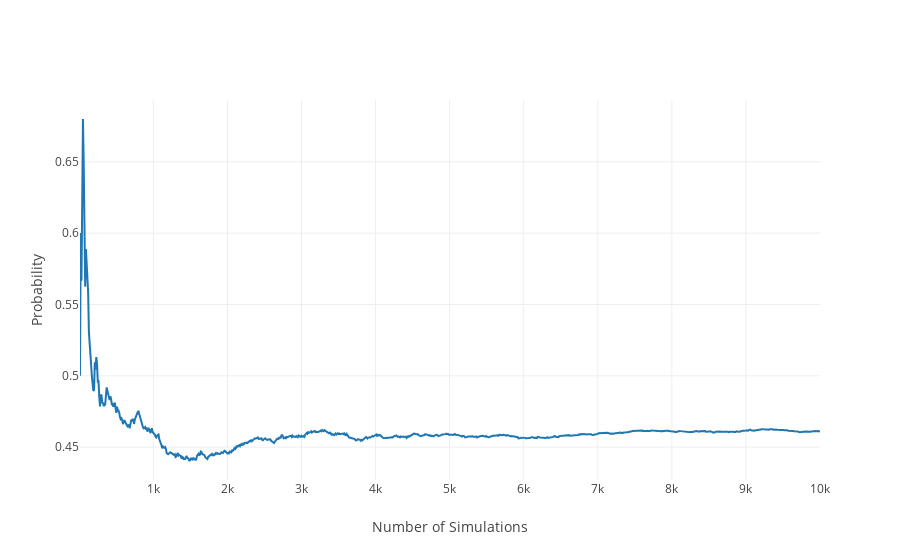

The cell this chart's notebook holds for it:
### Markdown cell above
# Question 1 

Twins. About 30% of human twins are identical, and the rest are fraternal. Identical twins are necessarily the same sex – half are males and the other half are females. One-quarter of fraternal twins are both male, one-quarter both female, and one-half are mixes: one male, one female. You have just become a parent of twins and are told they are both girls. Given this information, what is the probability that they are identical? 

# Answer 
<img src="https://github.com/ysvrbnwl/ysvrbnwl.github.io/blob/master/twins.jpg?raw=true" />
```bash
P(identical) = 0.30
    ├── P(males|identical) = 0.50
    ├── P(females|identical) = 0.50
    ├── P(mixes|identical) = 0
    
P(identical) = 0.70
    ├── P(males|identical) = 0.25
    ├── P(females|identical) = 0.25
    ├── P(mixes|identical) = 0.50
```   
```
P(identical|females) = P(identical & females) / P(females)
P(identical|females) = P(identical & females) / (P(identical & females) + P(fraternal & females))
P(identical|females) = (0.30 * 0.50) / (0.30 * 0.50 + 0.70 * 0.25)
P(identical|females) = 0.15 / 0.325 = 0.461
```
### Simulation

### Code cell
prob_twins = [0.30, 0.70] # [identical, fraternal]
prob_identical = [0.50, 0.50] # [males, females]
prob_fraternal = [0.25, 0.25, 0.50] # [males, females, mixes]

identical_females = 0
females = 0
x_data = []
y_data = []

while females < 10000:
    twins = np.random.choice(['identical', 'fraternal'], p=prob_twins)
    if twins == 'fraternal':
        gender = np.random.choice(['males', 'females', 'mixes'], p=prob_fraternal)
        if gender == 'females':
            females += 1
    elif twins == 'identical':
        gender = np.random.choice(['males', 'females'], p=prob_identical)
        if gender == 'females':
            identical_females += 1
            females += 1
    if females != 0 and (females % 10) == 0:
        y_data.append(float(identical_females) / float(females))
        x_data.append(females)
    
        
# Plot the figure
fig = plot_probs(x_data, y_data)
iplot(fig)

prob = 100*float(identical_females/females)
print('Probablity = %.2f%%' % prob)

### Figure 1 — Plotly figure (JSON) as saved in the notebook; plotly's stock layout.template omitted (floating-point values rounded to 4 significant figures; data arrays with more than 128 entries replaced by an {"elided": "..."} marker saying what was removed)
{"data": [{"type": "scatter", "x": {"elided": "3158 int values"}, "y": {"elided": "3158 float values"}}], "layout": {"xaxis": {"title": "Number of Simulations"}, "yaxis": {"title": "Probability"}}}
